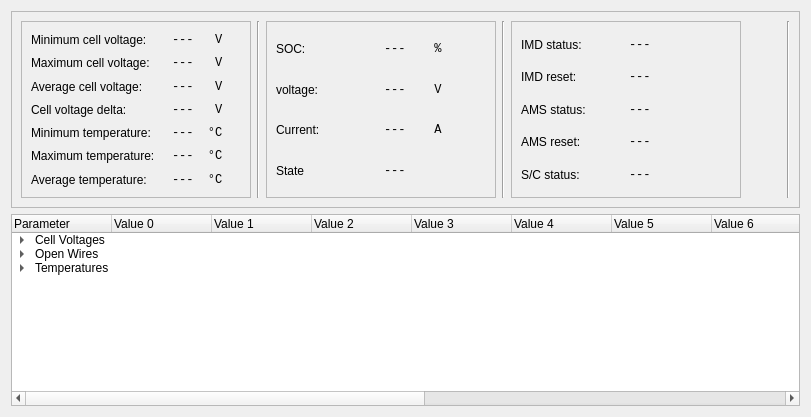
      <widget class="QWidget" name="tab_4">
       <attribute name="title">
        <string>LV Accu</string>
       </attribute>
       <layout class="QGridLayout" name="gridLayout_6">
        <item row="0" column="0">
         <widget class="QFrame" name="infoFrame_2">
          <property name="maximumSize">
           <size>
            <width>16777215</width>
            <height>201</height>
           </size>
          </property>
          <property name="frameShape">
           <enum>QFrame::StyledPanel</enum>
          </property>
          <property name="frameShadow">
           <enum>QFrame::Raised</enum>
          </property>
          <layout class="QGridLayout" name="gridLayout_5">
           <item row="0" column="0">
            <layout class="QHBoxLayout" name="horizontalLayout_24">
             <item>
              <widget class="QFrame" name="frame_6">
               <property name="minimumSize">
                <size>
                 <width>230</width>
                 <height>177</height>
                </size>
               </property>
               <property name="maximumSize">
                <size>
                 <width>230</width>
                 <height>177</height>
                </size>
               </property>
               <property name="frameShape">
                <enum>QFrame::StyledPanel</enum>
               </property>
               <property name="frameShadow">
                <enum>QFrame::Raised</enum>
               </property>
               <layout class="QVBoxLayout" name="verticalLayout_4">
                <item>
                 <layout class="QHBoxLayout" name="horizontalLayout_25">
                  <item>
                   <widget class="QLabel" name="label_17">
                    <property name="minimumSize">
                     <size>
                      <width>135</width>
                      <height>0</height>
                     </size>
                    </property>
                    <property name="text">
                     <string>Minimum cell voltage:</string>
                    </property>
                    <property name="alignment">
                     <set>Qt::AlignLeading|Qt::AlignLeft|Qt::AlignVCenter</set>
                    </property>
                   </widget>
                  </item>
                  <item>
                   <widget class="QLabel" name="minCellVolt_LV">
                    <property name="minimumSize">
                     <size>
                      <width>65</width>
                      <height>0</height>
                     </size>
                    </property>
                    <property name="font">
                     <font>
                      <family>Monospace</family>
                     </font>
                    </property>
                    <property name="text">
                     <string>---   V</string>
                    </property>
                   </widget>
                  </item>
                 </layout>
                </item>
                <item>
                 <layout class="QHBoxLayout" name="horizontalLayout_26">
                  <item>
                   <widget class="QLabel" name="label_18">
                    <property name="minimumSize">
                     <size>
                      <width>135</width>
                      <height>0</height>
                     </size>
                    </property>
                    <property name="text">
                     <string>Maximum cell voltage:</string>
                    </property>
                    <property name="alignment">
                     <set>Qt::AlignLeading|Qt::AlignLeft|Qt::AlignVCenter</set>
                    </property>
                   </widget>
                  </item>
                  <item>
                   <widget class="QLabel" name="maxCellVolt_LV">
                    <property name="minimumSize">
                     <size>
                      <width>65</width>
                      <height>0</height>
                     </size>
                    </property>
                    <property name="font">
                     <font>
                      <family>Monospace</family>
                     </font>
                    </property>
                    <property name="text">
                     <string>---   V</string>
                    </property>
                   </widget>
                  </item>
                 </layout>
                </item>
                <item>
                 <layout class="QHBoxLayout" name="horizontalLayout_27">
                  <item>
                   <widget class="QLabel" name="label_19">
                    <property name="minimumSize">
                     <size>
                      <width>135</width>
                      <height>0</height>
                     </size>
                    </property>
                    <property name="text">
                     <string>Average cell voltage:</string>
                    </property>
                    <property name="alignment">
                     <set>Qt::AlignLeading|Qt::AlignLeft|Qt::AlignVCenter</set>
                    </property>
                   </widget>
                  </item>
                  <item>
                   <widget class="QLabel" name="avgCellVolt_LV">
                    <property name="minimumSize">
                     <size>
                      <width>65</width>
                      <height>0</height>
                     </size>
                    </property>
                    <property name="font">
                     <font>
                      <family>Monospace</family>
                     </font>
                    </property>
                    <property name="text">
                     <string>---   V</string>
                    </property>
                   </widget>
                  </item>
                 </layout>
                </item>
                <item>
                 <layout class="QHBoxLayout" name="horizontalLayout_28">
                  <item>
                   <widget class="QLabel" name="label_20">
                    <property name="minimumSize">
                     <size>
                      <width>135</width>
                      <height>0</height>
                     </size>
                    </property>
                    <property name="text">
                     <string>Cell voltage delta:</string>
                    </property>
                   </widget>
                  </item>
                  <item>
                   <widget class="QLabel" name="deltaCellVolt_LV">
                    <property name="minimumSize">
                     <size>
                      <width>65</width>
                      <height>0</height>
                     </size>
                    </property>
                    <property name="font">
                     <font>
                      <family>Monospace</family>
                     </font>
                    </property>
                    <property name="text">
                     <string>---   V</string>
                    </property>
                   </widget>
                  </item>
                 </layout>
                </item>
                <item>
                 <layout class="QHBoxLayout" name="horizontalLayout_29">
                  <item>
                   <widget class="QLabel" name="label_34">
                    <property name="minimumSize">
                     <size>
                      <width>135</width>
                      <height>0</height>
                     </size>
                    </property>
                    <property name="text">
                     <string>Minimum temperature:</string>
                    </property>
                   </widget>
                  </item>
                  <item>
                   <widget class="QLabel" name="minTemp_LV">
                    <property name="minimumSize">
                     <size>
                      <width>65</width>
                      <height>0</height>
                     </size>
                    </property>
                    <property name="font">
                     <font>
                      <family>Monospace</family>
                     </font>
                    </property>
                    <property name="text">
                     <string>---  °C</string>
                    </property>
                   </widget>
                  </item>
                 </layout>
                </item>
                <item>
                 <layout class="QHBoxLayout" name="horizontalLayout_30">
                  <item>
                   <widget class="QLabel" name="label_35">
                    <property name="minimumSize">
                     <size>
                      <width>135</width>
                      <height>0</height>
                     </size>
                    </property>
                    <property name="text">
                     <string>Maximum temperature:</string>
                    </property>
                   </widget>
                  </item>
                  <item>
                   <widget class="QLabel" name="maxTemp_LV">
                    <property name="minimumSize">
                     <size>
                      <width>65</width>
                      <height>0</height>
                     </size>
                    </property>
                    <property name="font">
                     <font>
                      <family>Monospace</family>
                     </font>
                    </property>
                    <property name="text">
                     <string>---  °C</string>
                    </property>
                   </widget>
                  </item>
                 </layout>
                </item>
                <item>
                 <layout class="QHBoxLayout" name="horizontalLayout_31">
                  <item>
                   <widget class="QLabel" name="label_36">
                    <property name="minimumSize">
                     <size>
                      <width>135</width>
                      <height>0</height>
                     </size>
                    </property>
                    <property name="text">
                     <string>Average temperature:</string>
                    </property>
                   </widget>
                  </item>
                  <item>
                   <widget class="QLabel" name="avgTemp_LV">
                    <property name="minimumSize">
                     <size>
                      <width>65</width>
                      <height>0</height>
                     </size>
                    </property>
                    <property name="font">
                     <font>
                      <family>Monospace</family>
                     </font>
                    </property>
                    <property name="text">
                     <string>---  °C</string>
                    </property>
                   </widget>
                  </item>
                 </layout>
                </item>
               </layout>
              </widget>
             </item>
             <item>
              <widget class="Line" name="line_6">
               <property name="orientation">
                <enum>Qt::Vertical</enum>
               </property>
              </widget>
             </item>
             <item>
              <widget class="QFrame" name="frame_7">
               <property name="minimumSize">
                <size>
                 <width>230</width>
                 <height>177</height>
                </size>
               </property>
               <property name="maximumSize">
                <size>
                 <width>230</width>
                 <height>177</height>
                </size>
               </property>
               <property name="frameShape">
                <enum>QFrame::StyledPanel</enum>
               </property>
               <property name="frameShadow">
                <enum>QFrame::Raised</enum>
               </property>
               <layout class="QVBoxLayout" name="verticalLayout_5">
                <item>
                 <layout class="QHBoxLayout" name="horizontalLayout_32">
                  <item>
                   <widget class="QLabel" name="label_21">
                    <property name="minimumSize">
                     <size>
                      <width>95</width>
                      <height>0</height>
                     </size>
                    </property>
                    <property name="text">
                     <string>SOC:</string>
                    </property>
                   </widget>
                  </item>
                  <item>
                   <widget class="QLabel" name="minSoc_LV">
                    <property name="minimumSize">
                     <size>
                      <width>100</width>
                      <height>0</height>
                     </size>
                    </property>
                    <property name="font">
                     <font>
                      <family>Monospace</family>
                     </font>
                    </property>
                    <property name="text">
                     <string>---    %</string>
                    </property>
                   </widget>
                  </item>
                 </layout>
                </item>
                <item>
                 <layout class="QHBoxLayout" name="horizontalLayout_34">
                  <item>
                   <widget class="QLabel" name="label_27">
                    <property name="minimumSize">
                     <size>
                      <width>100</width>
                      <height>0</height>
                     </size>
                    </property>
                    <property name="text">
                     <string>voltage:</string>
                    </property>
                   </widget>
                  </item>
                  <item>
                   <widget class="QLabel" name="batteryVoltage_LV">
                    <property name="minimumSize">
                     <size>
                      <width>100</width>
                      <height>0</height>
                     </size>
                    </property>
                    <property name="font">
                     <font>
                      <family>Monospace</family>
                     </font>
                    </property>
                    <property name="text">
                     <string>---    V</string>
                    </property>
                   </widget>
                  </item>
                 </layout>
                </item>
                <item>
                 <layout class="QHBoxLayout" name="horizontalLayout_36">
                  <item>
                   <widget class="QLabel" name="label_29">
                    <property name="minimumSize">
                     <size>
                      <width>100</width>
                      <height>0</height>
                     </size>
                    </property>
                    <property name="text">
                     <string>Current:</string>
                    </property>
                   </widget>
                  </item>
                  <item>
                   <widget class="QLabel" name="current_LV">
                    <property name="minimumSize">
                     <size>
                      <width>100</width>
                      <height>0</height>
                     </size>
                    </property>
                    <property name="font">
                     <font>
                      <family>Monospace</family>
                     </font>
                    </property>
                    <property name="text">
                     <string>---    A</string>
                    </property>
                   </widget>
                  </item>
                 </layout>
                </item>
                <item>
                 <layout class="QHBoxLayout" name="horizontalLayout_38">
                  <item>
                   <widget class="QLabel" name="label_38">
                    <property name="minimumSize">
                     <size>
                      <width>100</width>
                      <height>0</height>
                     </size>
                    </property>
                    <property name="text">
                     <string>State</string>
                    </property>
                   </widget>
                  </item>
                  <item>
                   <widget class="QLabel" name="tsState_LV">
                    <property name="minimumSize">
                     <size>
                      <width>100</width>
                      <height>0</height>
                     </size>
                    </property>
                    <property name="font">
                     <font>
                      <family>Monospace</family>
                     </font>
                    </property>
                    <property name="text">
                     <string>---</string>
                    </property>
                   </widget>
                  </item>
                 </layout>
                </item>
               </layout>
              </widget>
             </item>
             <item>
              <widget class="Line" name="line_7">
               <property name="orientation">
                <enum>Qt::Vertical</enum>
               </property>
              </widget>
             </item>
             <item>
              <widget class="QFrame" name="frame_8">
               <property name="minimumSize">
                <size>
                 <width>230</width>
                 <height>177</height>
                </size>
               </property>
               <property name="maximumSize">
                <size>
                 <width>230</width>
                 <height>177</height>
                </size>
               </property>
               <property name="frameShape">
                <enum>QFrame::StyledPanel</enum>
               </property>
               <property name="frameShadow">
                <enum>QFrame::Raised</enum>
               </property>
               <layout class="QVBoxLayout" name="verticalLayout_6">
                <item>
                 <layout class="QHBoxLayout" name="horizontalLayout_39">
                  <item>
                   <widget class="QLabel" name="label_45">
                    <property name="minimumSize">
                     <size>
                      <width>95</width>
                      <height>0</height>
                     </size>
                    </property>
                    <property name="text">
                     <string>IMD status:</string>
                    </property>
                   </widget>
                  </item>
                  <item>
                   <widget class="QLabel" name="imdStatus_2">
                    <property name="minimumSize">
                     <size>
                      <width>100</width>
                      <height>0</height>
                     </size>
                    </property>
                    <property name="font">
                     <font>
                      <family>Monospace</family>
                     </font>
                    </property>
                    <property name="text">
                     <string>---</string>
                    </property>
                   </widget>
                  </item>
                 </layout>
                </item>
                <item>
                 <layout class="QHBoxLayout" name="horizontalLayout_40">
                  <item>
                   <widget class="QLabel" name="label_46">
                    <property name="minimumSize">
                     <size>
                      <width>95</width>
                      <height>0</height>
                     </size>
                    </property>
                    <property name="text">
                     <string>IMD reset:</string>
                    </property>
                   </widget>
                  </item>
                  <item>
                   <widget class="QLabel" name="imdSC_2">
                    <property name="minimumSize">
                     <size>
                      <width>100</width>
                      <height>0</height>
                     </size>
                    </property>
                    <property name="font">
                     <font>
                      <family>Monospace</family>
                     </font>
                    </property>
                    <property name="text">
                     <string>---</string>
                    </property>
                   </widget>
                  </item>
                 </layout>
                </item>
                <item>
                 <layout class="QHBoxLayout" name="horizontalLayout_41">
                  <item>
                   <widget class="QLabel" name="label_47">
                    <property name="minimumSize">
                     <size>
                      <width>95</width>
                      <height>0</height>
                     </size>
                    </property>
                    <property name="text">
                     <string>AMS status:</string>
                    </property>
                   </widget>
                  </item>
                  <item>
                   <widget class="QLabel" name="amsStatus_2">
                    <property name="minimumSize">
                     <size>
                      <width>100</width>
                      <height>0</height>
                     </size>
                    </property>
                    <property name="font">
                     <font>
                      <family>Monospace</family>
                     </font>
                    </property>
                    <property name="text">
                     <string>---</string>
                    </property>
                   </widget>
                  </item>
                 </layout>
                </item>
                <item>
                 <layout class="QHBoxLayout" name="horizontalLayout_42">
                  <item>
                   <widget class="QLabel" name="label_48">
                    <property name="minimumSize">
                     <size>
                      <width>95</width>
                      <height>0</height>
                     </size>
                    </property>
                    <property name="text">
                     <string>AMS reset:</string>
                    </property>
                   </widget>
                  </item>
                  <item>
                   <widget class="QLabel" name="amsSC_2">
                    <property name="minimumSize">
                     <size>
                      <width>100</width>
                      <height>0</height>
                     </size>
                    </property>
                    <property name="font">
                     <font>
                      <family>Monospace</family>
                     </font>
                    </property>
                    <property name="text">
                     <string>---</string>
                    </property>
                   </widget>
                  </item>
                 </layout>
                </item>
                <item>
                 <layout class="QHBoxLayout" name="horizontalLayout_43">
                  <item>
                   <widget class="QLabel" name="label_49">
                    <property name="minimumSize">
                     <size>
                      <width>95</width>
                      <height>0</height>
                     </size>
                    </property>
                    <property name="text">
                     <string>S/C status:</string>
                    </property>
                   </widget>
                  </item>
                  <item>
                   <widget class="QLabel" name="scStatus_2">
                    <property name="minimumSize">
                     <size>
                      <width>100</width>
                      <height>0</height>
                     </size>
                    </property>
                    <property name="font">
                     <font>
                      <family>Monospace</family>
                     </font>
                    </property>
                    <property name="text">
                     <string>---</string>
                    </property>
                   </widget>
                  </item>
                 </layout>
                </item>
               </layout>
              </widget>
             </item>
             <item>
              <spacer name="horizontalSpacer_3">
               <property name="orientation">
                <enum>Qt::Horizontal</enum>
               </property>
               <property name="sizeHint" stdset="0">
                <size>
                 <width>40</width>
                 <height>20</height>
                </size>
               </property>
              </spacer>
             </item>
             <item>
              <widget class="Line" name="line_8">
               <property name="orientation">
                <enum>Qt::Vertical</enum>
               </property>
              </widget>
             </item>
            </layout>
           </item>
          </layout>
         </widget>
        </item>
        <item row="1" column="0">
         <widget class="QTreeWidget" name="parameters_LV">
          <column>
           <property name="text">
            <string>Parameter</string>
           </property>
          </column>
          <column>
           <property name="text">
            <string>Value 0</string>
           </property>
          </column>
          <column>
           <property name="text">
            <string>Value 1</string>
           </property>
          </column>
          <column>
           <property name="text">
            <string>Value 2</string>
           </property>
          </column>
          <column>
           <property name="text">
            <string>Value 3</string>
           </property>
          </column>
          <column>
           <property name="text">
            <string>Value 4</string>
           </property>
          </column>
          <column>
           <property name="text">
            <string>Value 5</string>
           </property>
          </column>
          <column>
           <property name="text">
            <string>Value 6</string>
           </property>
          </column>
          <column>
           <property name="text">
            <string>Value 7</string>
           </property>
          </column>
          <column>
           <property name="text">
            <string>Value 8</string>
           </property>
          </column>
          <column>
           <property name="text">
            <string>Value 9</string>
           </property>
          </column>
          <column>
           <property name="text">
            <string>Value 10</string>
           </property>
          </column>
          <column>
           <property name="text">
            <string>Value 11</string>
           </property>
          </column>
          <column>
           <property name="text">
            <string>Value 12</string>
           </property>
          </column>
          <column>
           <property name="text">
            <string>Value 13</string>
           </property>
          </column>
          <item>
           <property name="text">
            <string>Cell Voltages</string>
           </property>
           <property name="text">
            <string/>
           </property>
           <property name="text">
            <string/>
           </property>
           <property name="text">
            <string/>
           </property>
           <property name="text">
            <string/>
           </property>
           <property name="text">
            <string/>
           </property>
           <property name="text">
            <string/>
           </property>
           <property name="text">
            <string/>
           </property>
           <property name="text">
            <string/>
           </property>
           <property name="text">
            <string/>
           </property>
           <property name="text">
            <string/>
           </property>
           <property name="text">
            <string/>
           </property>
           <property name="text">
            <string/>
           </property>
           <property name="text">
            <string/>
           </property>
           <item>
            <property name="text">
             <string>Stack 1</string>
            </property>
           </item>
          </item>
          <item>
           <property name="text">
            <string>Open Wires</string>
           </property>
           <item>
            <property name="text">
             <string>Stack 1</string>
            </property>
           </item>
          </item>
          <item>
           <property name="text">
            <string>Temperatures</string>
           </property>
           <item>
            <property name="text">
             <string>Stack 1</string>
            </property>
           </item>
          </item>
         </widget>
        </item>
       </layout>
      </widget>
